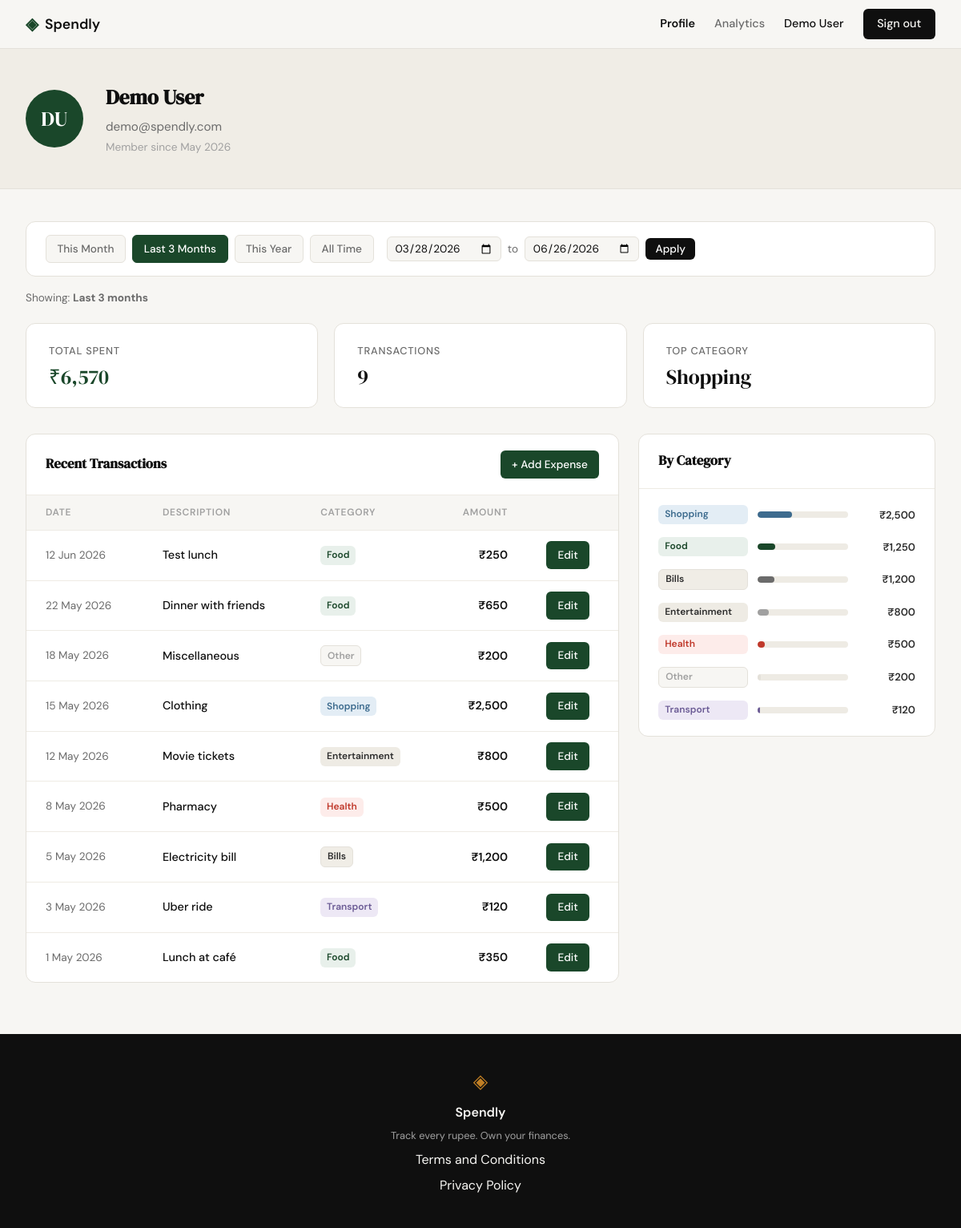
Page /profile?period=last_3_months (signed in) on the committed database.
### tables this page shows
CREATE TABLE users (
            id            INTEGER PRIMARY KEY AUTOINCREMENT,
            name          TEXT    NOT NULL,
            email         TEXT    NOT NULL UNIQUE,
            password_hash TEXT    NOT NULL,
            created_at    TEXT    DEFAULT (datetime('now'))
        );

CREATE TABLE expenses (
            id          INTEGER PRIMARY KEY AUTOINCREMENT,
            user_id     INTEGER NOT NULL REFERENCES users(id),
            amount      REAL    NOT NULL,
            category    TEXT    NOT NULL,
            date        TEXT    NOT NULL,
            description TEXT,
            created_at  TEXT    DEFAULT (datetime('now'))
        );

### app.py (the view)
@app.route("/profile")
def profile():
    if not session.get("user_id"):
        return redirect(url_for("login"))
    user_data = get_user_by_id(session["user_id"])
    if not user_data:
        session.clear()
        return redirect(url_for("login"))
    name = user_data["name"]
    initials = "".join(w[0] for w in name.split()[:2]).upper()
    user = {
        "name": name,
        "initials": initials,
        "email": user_data["email"],
        "member_since": user_data["member_since"],
    }
    today = date.today()
    date_from_raw = request.args.get("from", "").strip()
    date_to_raw   = request.args.get("to", "").strip()
    period        = request.args.get("period", "all")
    date_from = date_to = None
    active_period = "all"
    period_label = "All time"
    if date_from_raw and date_to_raw:
        try:
            d_from = date.fromisoformat(date_from_raw)
            d_to   = date.fromisoformat(date_to_raw)
            if d_from > d_to:
                d_from, d_to = d_to, d_from
            date_from, date_to = d_from.isoformat(), d_to.isoformat()
            active_period = "custom"
            period_label = (
                f"{d_from.strftime('%-d %b %Y')} – {d_to.strftime('%-d %b %Y')}"
            )
        except ValueError:
            pass
    elif period == "this_month":
        date_from = today.replace(day=1).isoformat()
        date_to   = today.isoformat()
        active_period = "this_month"
        period_label  = today.strftime("%B %Y")
    elif period == "last_3_months":
        date_from = (today - timedelta(days=90)).isoformat()
        date_to   = today.isoformat()
        active_period = "last_3_months"
        period_label  = "Last 3 months"
    elif period == "this_year":
        date_from = today.replace(month=1, day=1).isoformat()
        date_to   = today.isoformat()
        active_period = "this_year"
        period_label  = str(today.year)
    stats        = get_summary_stats(session["user_id"], date_from, date_to)
    transactions = get_recent_transactions(session["user_id"], date_from=date_from, date_to=date_to)
    categories   = get_category_breakdown(session["user_id"], date_from, date_to)
    return render_template(
        "profile.html",
        user=user,
        stats=stats,
        transactions=transactions,
        categories=categories,
        active_period=active_period,
        date_from=date_from,
        date_to=date_to,
        period_label=period_label,
    )

### database/db.py (called while the page is built)
def get_db():
    conn = sqlite3.connect(DB_PATH)
    conn.row_factory = sqlite3.Row
    conn.execute("PRAGMA foreign_keys = ON")
    return conn

### database/queries.py (called while the page is built)
def _date_clause(date_from, date_to):
    if date_from and date_to:
        return " AND date BETWEEN ? AND ?", (date_from, date_to)
    return "", ()

def get_user_by_id(user_id):
    conn = get_db()
    row = conn.execute(
        "SELECT name, email, created_at FROM users WHERE id = ?", (user_id,)
    ).fetchone()
    conn.close()
    if not row:
        return None
    member_since = datetime.strptime(row["created_at"][:10], "%Y-%m-%d").strftime("%B %Y")
    return {"name": row["name"], "email": row["email"], "member_since": member_since}

def get_summary_stats(user_id, date_from=None, date_to=None):
    conn = get_db()
    date_clause, date_params = _date_clause(date_from, date_to)
    row = conn.execute(
        "SELECT COALESCE(SUM(amount), 0) as total, COUNT(*) as count "
        "FROM expenses WHERE user_id = ?" + date_clause,
        (user_id,) + date_params
    ).fetchone()
    top = conn.execute(
        "SELECT category, SUM(amount) as cat_total FROM expenses "
        "WHERE user_id = ?" + date_clause + " GROUP BY category ORDER BY cat_total DESC LIMIT 1",
        (user_id,) + date_params
    ).fetchone()
    conn.close()
    return {
        "total_spent": f"₹{row['total']:,.0f}",
        "transaction_count": row["count"],
        "top_category": top["category"] if top else "—",
    }

def get_recent_transactions(user_id, limit=10, date_from=None, date_to=None):
    conn = get_db()
    date_clause, date_params = _date_clause(date_from, date_to)
    rows = conn.execute(
        "SELECT id, date, description, category, amount FROM expenses "
        "WHERE user_id = ?" + date_clause + " ORDER BY date DESC LIMIT ?",
        (user_id,) + date_params + (limit,)
    ).fetchall()
    conn.close()
    return [
        {
            "id": r["id"],
            "date": datetime.strptime(r["date"], "%Y-%m-%d").strftime("%-d %b %Y"),
            "description": r["description"] or "",
            "category": r["category"],
            "amount": f"₹{r['amount']:,.0f}",
        }
        for r in rows
    ]

### templates/profile.html (shortened to what this page needs)
{% extends "base.html" %}
{% block content %}
<div class="profile-page">
  <div class="profile-hero">
    <div class="profile-hero-inner">
      <div class="avatar">{{ user.initials }}</div>
      <div class="user-details">
        <h1>{{ user.name }}</h1>
        <p class="user-email">{{ user.email }}</p>
        <p class="user-since">Member since {{ user.member_since }}</p>
      </div>
    </div>
  </div>
  <div class="profile-inner">
    <div class="filter-bar">
      <div class="filter-presets">
        <a href="{{ url_for('profile') }}?period=this_month"
           class="filter-btn{% if active_period == 'this_month' %} active{% endif %}">This Month</a>
        <a href="{{ url_for('profile') }}?period=last_3_months"
           class="filter-btn{% if active_period == 'last_3_months' %} active{% endif %}">Last 3 Months</a>
        <a href="{{ url_for('profile') }}?period=this_year"
           class="filter-btn{% if active_period == 'this_year' %} active{% endif %}">This Year</a>
        <a href="{{ url_for('profile') }}?period=all"
           class="filter-btn{% if active_period == 'all' %} active{% endif %}">All Time</a>
      </div>
      <form class="filter-custom" method="get" action="{{ url_for('profile') }}">
        <input type="date" name="from" value="{{ date_from or '' }}">
        <span class="filter-separator">to</span>
        <input type="date" name="to" value="{{ date_to or '' }}">
        <button type="submit">Apply</button>
      </form>
    </div>
    <p class="period-label">Showing: <strong>{{ period_label }}</strong></p>
    <div class="stats-grid">
      <div class="stat-card">
        <p class="stat-label">Total Spent</p>
        <p class="stat-value accent">{{ stats.total_spent }}</p>
      </div>
      <div class="stat-card">
        <p class="stat-label">Transactions</p>
        <p class="stat-value">{{ stats.transaction_count }}</p>
      </div>
      <div class="stat-card">
        <p class="stat-label">Top Category</p>
        <p class="stat-value">{{ stats.top_category }}</p>
      </div>
    </div>
    <div class="profile-lower">
      <div class="section-card">
        <div class="section-card-header">
          <h2>Recent Transactions</h2>
          <a href="{{ url_for('add_expense') }}" class="btn-primary-sm">+ Add Expense</a>
        </div>
        <table class="tx-table">
          <thead>
            <tr>
              <th>Date</th>
              <th>Description</th>
              <th>Category</th>
              <th class="right">Amount</th>
              <th></th>
            </tr>
          </thead>
          <tbody>
            {% for t in transactions %}
            <tr>
              <td class="tx-date">{{ t.date }}</td>
              <td class="tx-desc">{{ t.description }}</td>
              <td><span class="badge badge-{{ t.category | lower }}">{{ t.category }}</span></td>
              <td class="tx-amount right">{{ t.amount }}</td>
              <td class="tx-actions"><a href="{{ url_for('edit_expense', id=t.id) }}" class="btn-primary-sm">Edit</a></td>
            </tr>
            {% endfor %}
          </tbody>
        </table>
      </div>
      <div class="section-card">
        <div class="section-card-header">
          <h2>By Category</h2>
        </div>
        <div class="categories-body">
          {% for cat in categories %}
          <div class="category-row">
            <span class="badge badge-{{ cat.name | lower }}">{{ cat.name }}</span>
            <div class="progress-track">
              <div class="progress-bar bar-{{ cat.name | lower }}" style="--bar-pct: {{ cat.pct }}%"></div>
            </div>
            <span class="cat-amount">{{ cat.amount }}</span>
          </div>
          {% endfor %}
        </div>
      </div>
    </div>
  </div>
</div>
{% endblock %}

### templates/base.html (shortened to what this page needs)
<!DOCTYPE html>
<html lang="en">
<head>
    <link rel="stylesheet" href="{{ url_for('static', filename='css/style.css') }}">
</head>
<body>
    <nav class="navbar">
        <div class="nav-inner">
            <a href="{{ url_for('landing') }}" class="nav-brand">
                <span class="brand-icon">◈</span>
                <span class="brand-name">Spendly</span>
            </a>
            <div class="nav-links">
                {% if session.get("user_id") %}
                    <a href="{{ url_for('profile') }}"
                       class="{% if request.endpoint == 'profile' %}nav-active{% endif %}">Profile</a>
                    <a href="{{ url_for('analytics') }}"
                       class="{% if request.endpoint == 'analytics' %}nav-active{% endif %}">Analytics</a>
                    <span class="nav-user">{{ session["user_name"] }}</span>
                    <a href="{{ url_for('logout') }}" class="nav-cta">Sign out</a>
                {% else %}
                    <a href="{{ url_for('login') }}">Sign in</a>
                    <a href="{{ url_for('register') }}" class="nav-cta">Get started</a>
                {% endif %}
            </div>
        </div>
    </nav>
    <main class="main-content">
        {% block content %}{% endblock %}
    </main>
    <footer class="footer">
        <div class="footer-inner">
            <span class="brand-icon">◈</span>
            <span class="footer-name">Spendly</span>
            <p class="footer-copy">Track every rupee. Own your finances.</p>
            <a href="/terms">Terms and Conditions</a>
            <a href="/privacy">Privacy Policy</a>
        </div>
    </footer>
</body>
</html>

### static/css/style.css (style rules this page uses)
:root { --ink: #0f0f0f; --ink-soft: #2d2d2d; --ink-muted: #6b6b6b; --ink-faint: #a0a0a0; --paper: #f7f6f3; --paper-warm: #f0ede6; --paper-card: #ffffff; --accent: #1a472a; --accent-light: #e8f0eb; --accent-2: #c17f24; --accent-2-light: #fdf3e3; --danger: #c0392b; --danger-light: #fdecea; --border: #e4e1da; --border-soft: #eeebe4; --color-shopping: #3d6b8e; --color-shopping-light: #e3edf5; --color-transport: #6b5b95; --color-transport-light: #ede8f5; --font-display: 'DM Serif Display', Georgia, serif; --font-body: 'DM Sans', system-ui, sans-serif; --max-width: 1200px; --auth-width: 440px; --radius-sm: 6px; --radius-md: 12px; --radius-lg: 20px; }
*, *::before, *::after { box-sizing: border-box; margin: 0; padding: 0; }
html { font-size: 16px; scroll-behavior: smooth; }
body { background: var(--paper); color: var(--ink); font-family: var(--font-body); font-size: 1rem; line-height: 1.6; -webkit-font-smoothing: antialiased; }
a { color: inherit; text-decoration: none; }
.navbar { position: sticky; top: 0; z-index: 100; background: var(--paper); border-bottom: 1px solid var(--border); padding: 0 2rem; }
.nav-inner { max-width: var(--max-width); margin: 0 auto; height: 60px; display: flex; align-items: center; justify-content: space-between; }
.nav-brand { display: flex; align-items: center; gap: 0.5rem; font-family: var(--font-body); font-weight: 600; font-size: 1.1rem; color: var(--ink); }
.brand-icon { color: var(--accent); font-size: 1.3rem; }
.brand-name { color: var(--ink); }
.nav-links { display: flex; align-items: center; gap: 1.5rem; font-size: 0.9rem; font-weight: 500; }
.nav-links a { color: var(--ink-muted); transition: color 0.2s; }
.nav-links a.nav-active { color: var(--ink); font-weight: 600; }
.nav-cta { background: var(--ink) !important; color: var(--paper) !important; padding: 0.45rem 1.1rem; border-radius: var(--radius-sm); transition: background 0.2s !important; }
.main-content { min-height: calc(100vh - 60px - 100px); }
.btn-primary-sm { display: inline-flex; align-items: center; gap: 0.25rem; padding: 0.4rem 0.9rem; background: var(--accent); color: var(--paper-card); border-radius: var(--radius-sm); font-size: 0.85rem; font-weight: 500; text-decoration: none; transition: opacity 0.15s; }
.footer { background: var(--ink); color: var(--paper); padding: 2.5rem 2rem; text-align: center; }
.footer-inner { display: flex; flex-direction: column; align-items: center; gap: 0.4rem; }
.footer .brand-icon { color: var(--accent-2); font-size: 1.5rem; }
.footer-name { font-weight: 600; font-size: 1rem; }
.footer-copy { font-size: 0.8rem; color: var(--ink-faint); }

### rows in the picture
users: user_name "Demo User", name "Demo User", email "demo@spendly.com"
expenses: top_category "Shopping", date "15 May 2026", description "Clothing", category "Shopping", amount "₹2,500"
expenses: date "12 Jun 2026", description "Test lunch", category "Food", amount "₹250"
expenses: date "22 May 2026", description "Dinner with friends", category "Food", amount "₹650"
expenses: date "18 May 2026", description "Miscellaneous", category "Other", amount "₹200"
expenses: date "12 May 2026", description "Movie tickets", category "Entertainment", amount "₹800"
expenses: date "8 May 2026", description "Pharmacy", category "Health", amount "₹500"
expenses: date "5 May 2026", description "Electricity bill", category "Bills", amount "₹1,200"
expenses: date "3 May 2026", description "Uber ride", category "Transport", amount "₹120"
expenses: date "1 May 2026", description "Lunch at café", category "Food", amount "₹350"

### other values in the picture
{{ user.initials }} "DU"
{{ user.member_since }} "May 2026"
{{ period_label }} "Last 3 months"
{{ stats.total_spent }} "₹6,570"
{{ stats.transaction_count }} "9"
{{ cat.name }} "Shopping" "Food" "Bills" "Entertainment" "Health" "Other" "Transport"
{{ cat.amount }} "₹2,500" "₹1,250" "₹1,200" "₹800" "₹500" "₹200" "₹120"
